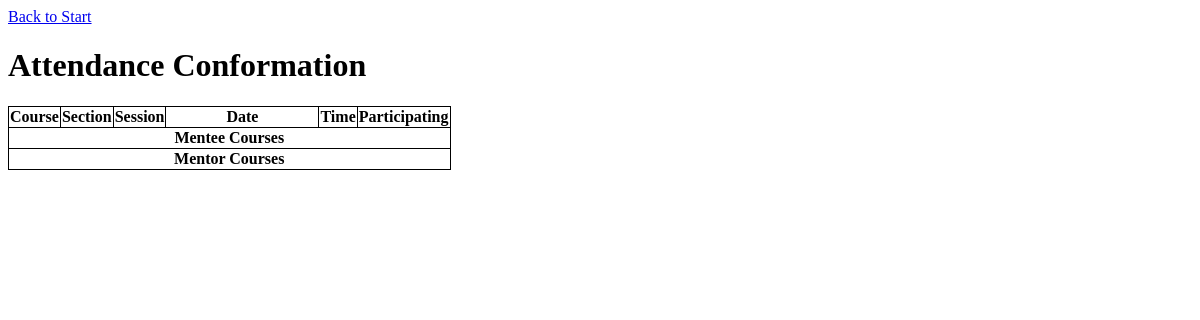
Before: /session_conformation.php (signed in) with the older database file.
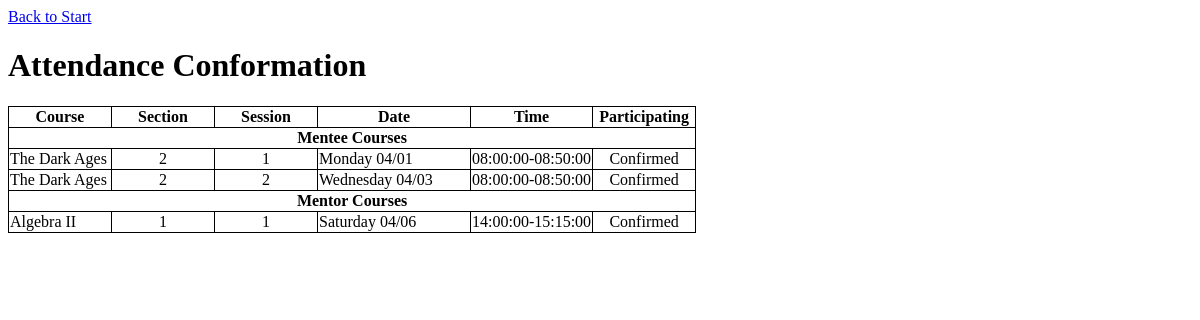
After: the same page with the newer database file.
### tables this page shows
CREATE TABLE `sessions` (
  `courseID` int(11) NOT NULL,
  `sectionID` int(11) NOT NULL,
  `sessionDate` date DEFAULT NULL,
  `sessionID` int(11) NOT NULL,
  `announcement` varchar(500) DEFAULT NULL
);

CREATE TABLE `sections` (
  `courseID` int(11) NOT NULL,
  `sectionID` int(11) NOT NULL,
  `name` varchar(80) DEFAULT NULL,
  `menteeCapacity` int(11) DEFAULT '6',
  `mentorCapacity` int(11) NOT NULL DEFAULT '3',
  `startDate` date DEFAULT NULL,
  `endDate` date DEFAULT NULL,
  `timeSlotID` int(11) DEFAULT NULL
);

CREATE TABLE `timeslot` (
  `M` tinyint(1) DEFAULT NULL,
  `T` tinyint(1) DEFAULT NULL,
  `W` tinyint(1) DEFAULT NULL,
  `Th` tinyint(1) DEFAULT NULL,
  `F` tinyint(1) DEFAULT NULL,
  `Sa` tinyint(1) DEFAULT NULL,
  `timeSlotID` int(11) NOT NULL,
  `startTime` time DEFAULT NULL,
  `endTime` time DEFAULT NULL
);

### session_conformation.php (the view, shortened to what the changed rows need)
<?php
	$session_key = md5("database");
	if (empty($_SESSION[$session_key])) {
		echo "Not logged in! Please <a href='index.html'>CLICK HERE</a> to return to the main page.";
		exit();
	} elseif (intval($_SESSION[$session_key]) <= 0) {
		unset($_SESSION[$session_key]);
		echo "Invalid session key! Please <a href='index.html'>CLICK HERE</a> to return to the main page.";
		exit();
	} else {
		$userid = $_SESSION[$session_key];
	}
	$myconnection = mysqli_connect('localhost', 'root', '')
    or die ('Could not connect: ' . mysql_error());
	$GetMenteeID = "SELECT menteeID FROM mentees WHERE userID = " . $userid . ";";
	$menteeID = mysqli_query($myconnection, $GetMenteeID) or die ("Failed to query database: " . mysqli_error($myconnection));
	$menteeID = $menteeID->fetch_array()[0];
	$GetMentorID = "SELECT mentorID FROM mentors WHERE userID = " . $userid . ";";
	$mentorID = mysqli_query($myconnection, $GetMentorID) or die ("Failed to query database: " . mysqli_error($myconnection));
	$mentorID = $mentorID->fetch_array()[0];
	$today =  new DateTime();
		while($today->format('N')<7){
			$today ->add(new DateInterval("P1D"));
		}
		$plusWeek1 = new DateInterval("P7D");
		$plusWeek =  new DateTime($today->add($plusWeek1)->format('Y-m-d'));
		$today = $today->sub($plusWeek1);
	if($menteeID != NULL){
		$GetActiveMentee= "SELECT sec.name, sec.sectionID, sec.courseID, ses.sessionID,ses.sessionDate, ts.startTime,ts.endTime
		FROM sessions ses, sections sec,timeslot ts,menteefor mf
		WHERE mf.menteeID =" . $menteeID . " AND mf.courseID = sec.courseID AND mf.sectionID = sec.sectionID AND ses.sectionID = sec.sectionID AND ses.courseID = sec.courseID AND sec.timeSlotID = ts.timeSlotID;";
		$activeMentee = mysqli_query($myconnection, $GetActiveMentee) or die ("Failed to query database: " . mysqli_error($myconnection));
		$activeMentee = $activeMentee->fetch_all();
	}
	if($mentorID != NULL){
		$GetActiveMentor= "SELECT sec.name, sec.sectionID, sec.courseID, ses.sessionID,ses.sessionDate, ts.startTime,ts.endTime
		FROM sessions ses, sections sec,timeslot ts,mentorfor mf
		WHERE mf.mentorID =" . $mentorID . " AND mf.courseID = sec.courseID AND mf.sectionID = sec.sectionID AND ses.sectionID = sec.sectionID AND ses.courseID = sec.courseID AND sec.timeSlotID = ts.timeSlotID;";
		$activeMentor = mysqli_query($myconnection, $GetActiveMentor) or die ("Failed to query database: " . mysqli_error($myconnection));
		$activeMentor = $activeMentor->fetch_all();
	}
	$getParticipating = "SELECT * FROM participatingin WHERE userID =".$userid.";";
	$participating = mysqli_query($myconnection, $getParticipating) or die ("Failed to query database: " . mysqli_error($myconnection));
	$participating = $participating->fetch_all();
?>
<!DOCTYPE html>
<html>
<head>
</head>
<body>
	<h1>Attendance Conformation</h1>
	<form method="post" action="session_conformation.php">
		<table style="border:1px solid;border-collapse: collapse;">
			<tr style="border:1px solid;border-collapse: collapse;">
				<th style="border:1px solid;border-collapse: collapse;">Course</th>
				<th style="border:1px solid;border-collapse: collapse;">Section</th>
				<th style="border:1px solid;border-collapse: collapse;">Session</th>
				<th style="min-width:150px;border:1px solid;border-collapse: collapse;">Date</th>
				<th style="border:1px solid;border-collapse: collapse;">Time</th>
				<th style="border:1px solid;border-collapse: collapse;">Participating</th>
			</tr>
			<?php
				if($menteeID != NULL){
					echo("<tr style=\"min-width:100px;border:1px solid;border-collapse: collapse;\"><th style=\"min-width:100px;border:1px solid;border-collapse: collapse;\" colspan = \"6\" >Mentee Courses</th></tr>");
					for($i=0;$i<count($activeMentee);$i++){
						$sesDate = new DateTime($activeMentee[$i][4]);
						if($sesDate-> diff($today)->invert AND !$sesDate->diff($plusWeek)->invert){
							echo("<tr style=\"min-width:100px;border:1px solid;border-collapse: collapse;\">
								<td style=\"min-width:100px;border:1px solid;border-collapse: collapse;\">".$activeMentee[$i][0] ."</td>
								<td style=\"min-width:100px;border:1px solid;border-collapse: collapse;text-align:center\">".$activeMentee[$i][1] . "</td>
								<td style=\"min-width:100px;border:1px solid;border-collapse: collapse;text-align:center\">".$activeMentee[$i][3] . "</td>
								<td style=\"min-width:100px;border:1px solid;border-collapse: collapse;\">".$sesDate->format("l m/d") . "</td>
								<td style=\"min-width:100px;border:1px solid;border-collapse: collapse;\">".$activeMentee[$i][5]. "-".$activeMentee[$i][6] . "</td>");
								$row_check=array($userid,$activeMentee[$i][3],$activeMentee[$i][1],$activeMentee[$i][2],0,1);
								if(!in_array($row_check,$participating)){
									echo("<td style=\"min-width:100px;border:1px solid;border-collapse: collapse;text-align:center\"><button type=\"submit\" name=\"register\" id=\"register\" value=\"0-". $activeMentee[$i][2]. "-" . $activeMentee[$i][1] . "-". $activeMentee[$i][3]."\">Participate</button></td>");
								}
								else{
									echo("<td style=\"min-width:100px;border:1px solid;border-collapse: collapse;text-align:center\">Confirmed</td>");
								}
							echo("</tr>");
						}
					}
				}
				if($mentorID != NULL){
					echo("<tr style=\"min-width:100px;border:1px solid;border-collapse: collapse;\"><th style=\"min-width:100px;border:1px solid;border-collapse: collapse;\"colspan = \"6\" >Mentor Courses</th></tr>");
					for($i=0;$i<count($activeMentor);$i++){
						$sesDate = new DateTime($activeMentor[$i][4]);
						if($sesDate-> diff($today)->invert AND !$sesDate->diff($plusWeek)->invert){
							echo("<tr>
								<td style=\"min-width:100px;border:1px solid;border-collapse: collapse;\">".$activeMentor[$i][0] ."</td>
								<td style=\"min-width:100px;border:1px solid;border-collapse: collapse;text-align:center\">".$activeMentor[$i][1] . "</td>
								<td style=\"min-width:100px;border:1px solid;border-collapse: collapse;text-align:center\">".$activeMentor[$i][3] . "</td>
								<td style=\"min-width:100px;border:1px solid;border-collapse: collapse;\">".$sesDate->format("l m/d") . "</td>
								<td style=\"min-width:100px;border:1px solid;border-collapse: collapse;\">".$activeMentor[$i][5]. "-".$activeMentor[$i][6] . "</td>");
								$row_check=array($userid,$activeMentor[$i][3],$activeMentor[$i][1],$activeMentor[$i][2],1,0);
								if(!in_array($row_check,$participating)){
									echo("<td style=\"min-width:100px;border:1px solid;border-collapse: collapse;text-align:center\"><button type=\"submit\" name=\"register\" id=\"register\" value=\"1-". $activeMentor[$i][2]. "-" . $activeMentor[$i][1] . "-". $activeMentor[$i][3]."\">Participate</button></td>");
								}
								else{
									echo("<td style=\"min-width:100px;border:1px solid;border-collapse: collapse;text-align:center\">Confirmed</td>");
								}
							echo("</tr>");
						}
					}
				}
			?>
		</table>
	</form>
</body>
</html>

Changed rows visible on the page:
now on this page (row edited): sessions: sections.name "The Dark Ages", sections.sectionID "2", sessionID "1", sessionDate "Monday 04/01", timeslot.startTime "08:00:00", timeslot.endTime "08:50:00", shown under "Attendance Conformation"
now on this page (row edited): sessions: sections.name "The Dark Ages", sections.sectionID "2", sessionID "2", sessionDate "Wednesday 04/03", timeslot.startTime "08:00:00", timeslot.endTime "08:50:00", shown under "Attendance Conformation"
now on this page (row edited): sessions: sections.name "Algebra II", sections.sectionID "1", sessionID "1", sessionDate "Saturday 04/06", timeslot.startTime "14:00:00", timeslot.endTime "15:15:00"
